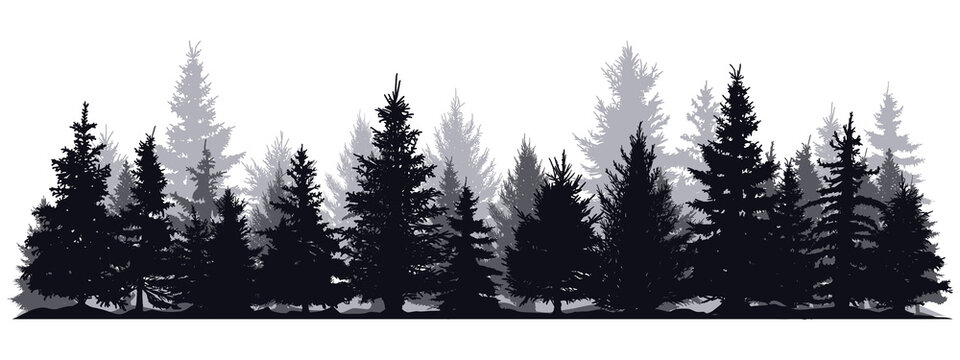
#> input picture lab2/otsu.jpg, 960 x 360 px
$ python q2.py
#> lines starting #> are read from the running program, lines starting #| are printed output that depends on the picture; after the words box and inside, x2 and y2 are one past the last pixel; in counts of white or black regions, pixels touching at a corner belong together
import cv2
import numpy as np

VAL_MAX = 255

def get_histo(img: np.ndarray):
    n, m = img.shape
    histo = np.zeros((256), dtype=np.int32)
    for i in range(n):
        for j in range(m):
            histo[img[i,j]] += 1

    return histo

def otsu_threshold(img: np.ndarray) -> int:
    histo = get_histo(img)
    n_b = 0
    n_o = np.sum(histo)
    b_sum = 0
    o_sum = 0
    for i in range(VAL_MAX + 1):
        o_sum += histo[i] * i

    max_val = -1
    max_thres = 0
    for i in range(0, VAL_MAX + 1):


        if n_b != 0 and n_o != 0:
            bavg = b_sum / n_b
            oavg = o_sum / n_o
            if n_b * n_o * ((bavg - oavg) ** 2) > max_val:
                max_thres = i
                max_val = n_b * n_o * ((bavg - oavg) ** 2)

        b_sum = (b_sum + i * histo[i])
        o_sum = (o_sum - i * histo[i])
        n_b = n_b + histo[i]
        n_o = n_o - histo[i]

    return max_thres

def threshold_filter(img: np.ndarray, threshold: int) -> np.ndarray:
    result = img.copy()
    n, m = result.shape
    for i in range(n):
        for j in range(m):
            if(result[i, j] > threshold):
                result[i, j] = 255
            else:
                result[i, j] = 0
    return result


if __name__ == '__main__':
    img = cv2.imread('otsu.jpg')
#> img is the input picture: shape (360, 960, 3); mean B, G, R 167.4, 163.2, 163.2
    img = cv2.cvtColor(img, cv2.COLOR_BGR2GRAY)
#> img: shape (360, 960)
    thres = otsu_threshold(img)
#> in otsu_threshold, `histo = get_histo(img)`: histo = 256 values, max 160755 at index 255, min 99 at index 135, mean 1350
#> in otsu_threshold, `n_o = np.sum(histo)`: n_o = 345600
#> the loop in otsu_threshold, `for i in range(VAL_MAX + 1):` made 256 passes
#> o_sum on passes 1 to 3: 0, 1556, 2368
#> after the loop in otsu_threshold, `for i in range(VAL_MAX + 1):`: o_sum = 56544406
#> the loop in otsu_threshold, `for i in range(0, VAL_MAX + 1):  ` made 256 passes
#> (bavg, oavg, max_val, b_sum, o_sum, n_b, n_o) on passes 2 to 13: (0, 163.7, 1.57e+12, 1556, 56542850, 1726, 343874), (0.902, 164.4, 1.59e+13, 2368, 56542038, 2132, 343468), (1.11, 164.6, 1.96e+13, 3703, 56540703, 2577, 343023), (1.44, 164.8, 2.36e+13, 5859, 56538547, 3116, 342484), (1.88, 165.1, 2.84e+13, 9114, 56535292, 3767, 341833), (2.42, 165.4, 3.42e+13, 13992, 56530414, 4580, 341020), (3.06, 165.8, 4.14e+13, 20859, 56523547, 5561, 340039), (3.75, 166.2, 4.99e+13, 30635, 56513771, 6783, 338817), (4.52, 166.8, 6.05e+13, 48518, 56495888, 8770, 336830), (5.53, 167.7, 7.77e+13, 66578, 56477828, 10576, 335024), (6.3, 168.6, 9.33e+13, 91350, 56453056, 12828, 332772), (7.12, 169.6, 1.13e+14, 123654, 56420752, 15520, 330080)
#> (bavg, oavg, max_val) on passes 61 to 66: (17.9, 227.1, 1.1e+15), (17.99, 227.2, 1.11e+15), (18.09, 227.4, 1.11e+15), (18.18, 227.5, 1.11e+15), (18.26, 227.7, 1.11e+15), (18.35, 227.8, 1.11e+15)
#> after the loop in otsu_threshold, `for i in range(0, VAL_MAX + 1):`: max_thres = 138; max_val = 1.24e+15; n_b = 345600; n_o = 0
#> thres = 138
    print(thres)
#| 138
    result = threshold_filter(img, thres)
#> after the loop in threshold_filter, `for i in range(n):`:
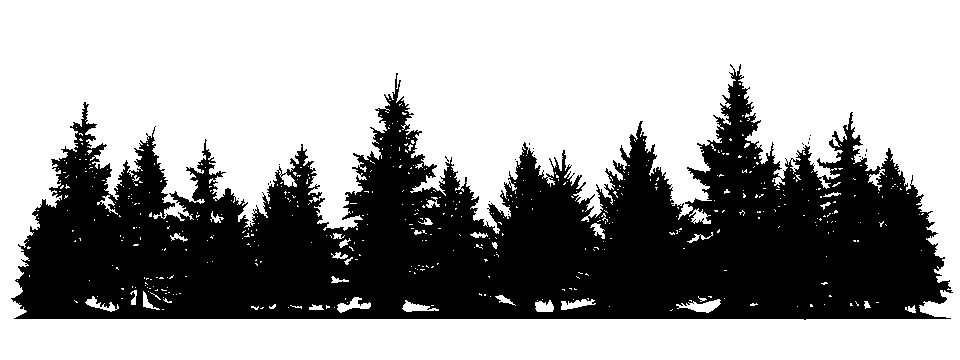
#> result: shape (360, 960); 62.5% white; 23 black regions (22 under 20 px), largest, box (x1, y1, x2, y2) and area: (11, 64, 953, 320) 129434
    result = cv2.cvtColor(result, cv2.COLOR_GRAY2BGR)
    cv2.imshow('result.jpg', result)
    cv2.waitKey(0)
    cv2.destroyAllWindows()
    cv2.imwrite('q2_otsu_ans.jpg', result)
